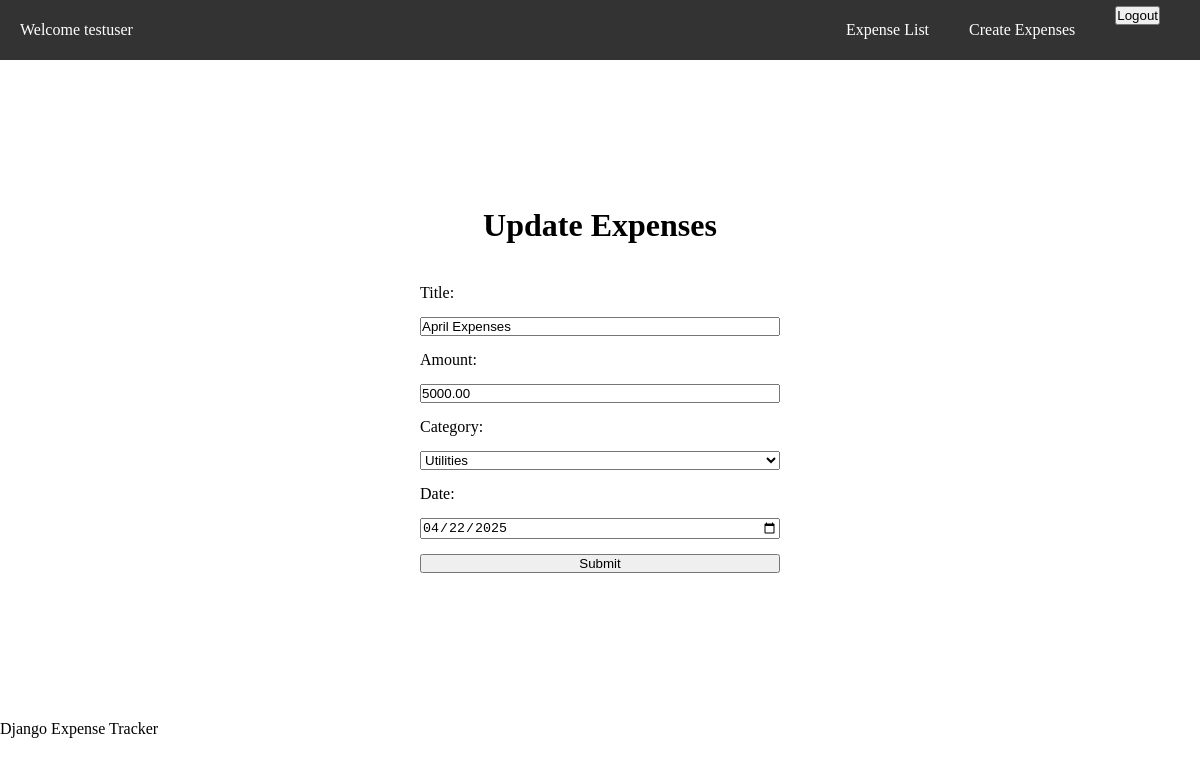
Page /expenses/update_expenses/3/ (signed in) on the committed database.
### expenses/models.py (models this page shows, shortened)
class Expense(models.Model):
    title = models.CharField(max_length=255)
    amount = models.DecimalField(max_digits=10, decimal_places=2)
    category = models.CharField(
        max_length=50,
        choices= [
        ('FOOD', 'Food'),
        ('TRANS', 'Transportation'),
        ('HOUS', 'Housing'),
        ('UTIL', 'Utilities'),
        ('OTHER', 'Other'),
        ],
        default= 'OTHER'
    )
    date = models.DateField()
    user = models.ForeignKey(User, on_delete=models.CASCADE)

### expenses/views.py (the view)
# urls.py: path('update_expenses/<int:pk>/', views.update_expenses, name = "update_expenses"),
@login_required
def update_expenses(request,pk):
    expense = get_object_or_404(Expense, pk=pk, user=request.user)
    if request.method == "POST":
        title = request.POST.get('title')
        amount_str = request.POST.get('amount')
        category = request.POST.get('category')
        date_str = request.POST.get('date')
        amount = Decimal(amount_str)
        if amount <= 0:
            messages.error(request, "Amount must be greater than zero.")
            return redirect('update_expenses', expense_id=expense.id)
        try:
            expense.title = title
            expense.amount = amount
            expense.category = category
            expense.date = date_str
            expense.save()
            messages.success(request, "Expense updated successfully!")
            return redirect('expenses_list')
        except Exception as e:
            messages.error(request, f"An unexpected error occurred: {e}")
            return redirect('create_expenses')
    else:
        context = {
            'expense': expense
        }
        return render(request, 'expenses/update_expenses.html', context)

### expenses/templates/expenses/update_expenses.html (shortened to what this page needs)
{% extends 'base.html' %}
{% block content %}
<div class="form-container">
    <h1>Update Expenses </h1>
    <form method="POST">
        <label for="title">Title:</label>
        <input type="text" id="title" name="title" value="{{ expense.title }}" required>
        <label for="amount">Amount:</label>
        <input type="number" id="amount" name="amount" step="0.01" value="{{ expense.amount|floatformat:2 }}" required>
        <label for="category">Category:</label>
        <select id="category" name="category" required>
            <option value="UTIL" {% if expense.category == 'UTIL' %}selected{% endif %}>Utilities</option>
        </select>
        <label for="date">Date:</label>
        <input type="date" id="date" name="date" value="{{ expense.date|date:'Y-m-d' }}" required>
        <button type="submit">Submit</button>
    </form>
</div>
{% endblock %}

### expenses/templates/base.html (shortened to what this page needs)
    {% load static %}
    <!DOCTYPE html>
    <html lang="en">
    <head>
        <link rel="stylesheet" href="{% static 'expenses/css/styles.css' %}">
    </head>
    <body>
        <header>
            <nav class = "navbar">
                {% if user.is_authenticated %}
                    <div class="message">
                        Welcome {{ user.username }}
                    </div>
                    <ul>
                        <li><a href="{% url 'expenses_list' %}">Expense List</a></li>
                        <li><a href="{% url 'create_expenses' %}">Create Expenses</a></li>
                        <li>
                            <form method="post" action="{% url 'logout' %}" style="display: inline;">
                                <button type="submit">
                                    Logout
                                </button>
                            </form>
                        </li>
                    </ul>
                {% else %}
                    <ul>
                        <li><a href="{% url 'login' %}">Login</a></li>
                    </ul>
                {% endif %}
            </nav>
        </header>
        <main class="main-container">
            {% block content %}
            {% endblock %}
        </main>
        <footer>
            <p>Django Expense Tracker</p>
        </footer>
    </body>
    </html>

### expenses/static/expenses/css/styles.css (style rules this page uses)
* { margin: 0; padding: 0; box-sizing: border-box; }
nav { display: flex; justify-content: space-between; align-items: center; background-color: #333; color: white; height: 60px; padding: 0 20px; position: fixed; top: 0; width: 100%; z-index: 1000; }
nav ul { list-style: none; display: flex; }
nav ul li a { color: white; text-decoration: none; padding: 15px 20px; display: block; transition: background-color 0.3s; }
.main-container { padding-top: 80px; }

### expenses/templates/expenses/update_expenses.html (style rules this page uses)
.form-container { display: flex; flex-direction: column; justify-content: center; align-items: center; min-height: 80vh; gap: 20px; }
h1 { margin: 0; text-align: center; }
form { display: flex; flex-direction: column; width: 100%; max-width: 400px; gap: 15px; padding: 20px; }

### rows in the picture
Expense: title "April Expenses", amount "5000.00", category "Utilities", date "04/22/2025"

### other values in the picture
{{ user.username }} "testuser"
